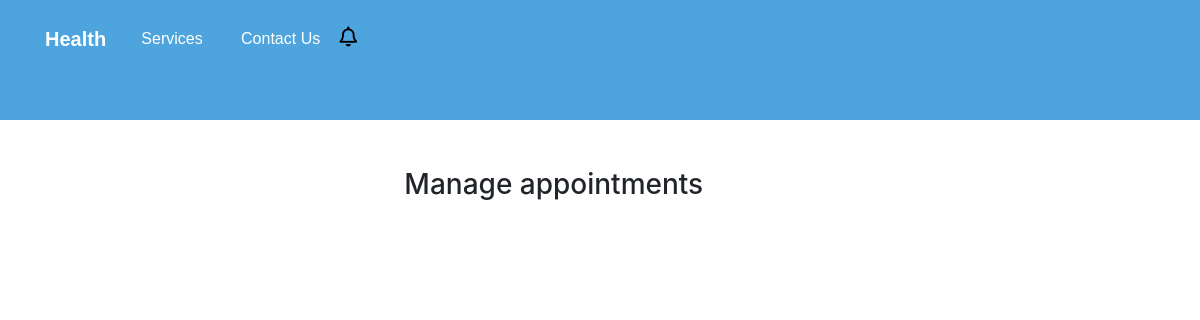
The page /manage-appointments/ on the database as committed earlier.
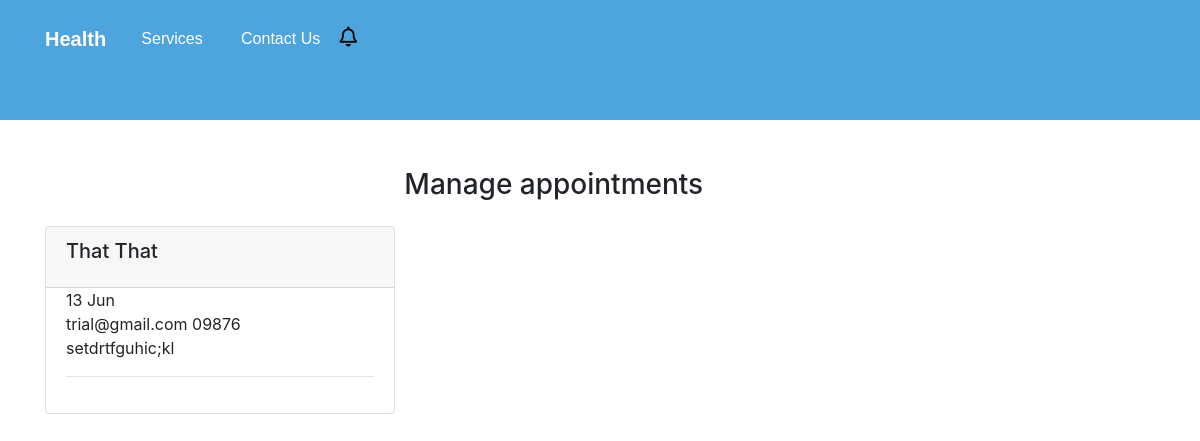
The same page on the database as committed later.
### doc/models.py (models this page shows, shortened)
class Appointment(models.Model):
    first_name = models.CharField(max_length=50)
    last_name = models.CharField(max_length=50)
    email = models.CharField(max_length=50)
    phone = models.CharField(max_length=50)
    request = models.TextField(blank=True)
    sent_date = models.DateField(auto_now_add=True)
    accepted = models.BooleanField(default=False)
    accepted_date = models.DateField(auto_now_add=False, null=True, blank=True)
    class Meta:
        ordering = ["-sent_date"]

### doc/views.py (the view, shortened to what this page needs)
# urls.py: path("manage-appointments/", ManageAppointmentTemplateView.as_view(), name="manage"),
class ManageAppointmentTemplateView(ListView):
    template_name = "manage-appointments.html"
    model = Appointment
    context_object_name = "appointments"
    login_required = True
    paginate_by = 3
    def get_context_data(self,*args, **kwargs):
        context = super().get_context_data(*args, **kwargs)
        appointments = Appointment.objects.all()
        context.update({
            "title":"Manage Appointments"
        })
        return context

### templates/manage-appointments.html (shortened to what this page needs)
{% extends 'base.html' %}
{% block content %}
    <div class="container mt-5">
        <div class="col-11 text-center mt-4 mb-4">
            <h3>
                Manage appointments
            </h3>
        </div>
        <div class="row">
        {% for app in appointments %}
            <div class="col-lg-4">
                <div class="card card-margin">
                    <div class="card-header no-border">
                        <h5 class="card-title">{{app.first_name}} {{app.last_name}}</h5>
                    </div>
                    <div class="card-body pt-0">
                        <div class="widget-49">
                            <div class="widget-49-title-wrapper">
                                <div class="widget-49-date-primary">
                                    <span class="widget-49-date-day">{{app.sent_date|date:"d"}}</span>
                                    <span class="widget-49-date-month">{{app.sent_date|date:"M"}}</span>
                                </div>
                                <div class="widget-49-meeting-info">
                                    <span class="widget-49-pro-title">{{app.email}}</span>
                                    <span class="widget-49-meeting-time">{{app.phone}}</span>
                                </div>
                            </div>
                            <div class="widget-49-meeting-points">
                                <span>{{app.request}}</span>
                            </div>
                            <hr class="w-100">
                        </div>
                    </div>
                </div>
            </div>
        {% endfor %}
        </div>
{% endblock content %}

### templates/base.html (shortened to what this page needs)
{% load static %}
<!DOCTYPE html>
<html lang="en">
<head>
  <link href="{% static 'css/bootstrap.min.css' %}" rel="stylesheet">
  <link rel="stylesheet" href="https://cdnjs.cloudflare.com/ajax/libs/font-awesome/5.15.3/css/all.min.css" />
  <link rel="stylesheet" href="{% static 'css/styles.css' %}" />
</head>
<body>
  <div class="header" style="   background: rgb(78, 164, 221)  no-repeat fixed center;
  {% if "appointment" in request.path %}  max-height:70px!important;min-height:70px!important; {% endif %} ">
    <nav class="navbar navbar-dark navbar-expand-md navigation-clean-search sticky-top fixed-top">
        <div class="container"><a class="navbar-brand" href="{% url 'home' %}">Health</a>
            <div class="collapse navbar-collapse"
                id="navcol-1">
                <ul class="nav navbar-nav">
                    <li class="nav-item" role="presentation">
                        <a class="nav-link active" href="#services">Services</a>
                    </li>
                    <li class="nav-item" role="presentation">
                        <a class="nav-link active" href="#contact">Contact Us</a>
                    </li>
                  <li class="nav-item" role="presentation">
                    <a href="{% url 'manage' %}" style="float: left;cursor:pointer;" aria-expanded="true" title="You Have 6 New Appointments">
                      <i class="far fa-bell" style="font-size: 20px; float: left; color: black">
                      </i>
                  </a>
                </li>
                </ul>
            </div>
        </div>
    </nav>
</div>
    {% block content %}{% endblock content %}
</body>
</html>

### static/css/styles.css (style rules this page uses)
.header { background: rgb(177, 177, 177) url("img/header.png") no-repeat fixed center; min-height: 1000px; font-family:'Source Sans Pro', sans-serif; }
@media (min-width:768px) { .header { padding-bottom:120px; } }
.header .navbar { background:transparent; padding-top:.75rem; padding-bottom:.75rem; color:#fff; border-radius:0; box-shadow:none; border:none; }
@media (min-width:768px) { .header .navbar { padding-top:1rem; padding-bottom:1rem; } }
.header .navbar .navbar-brand { font-weight:bold; color:inherit; }
.header .navbar .navbar-collapse { border-top:1px solid rgba(255,255,255,0.3); margin-top:.5rem; }
@media (min-width:768px) { .header .navbar .navbar-collapse { border-color:transparent; margin:0; } }
.header .navbar .navbar-nav a.active, .header .navbar .navbar-nav > .show .dropdown-item { background:none; box-shadow:none; }
@media (min-width: 768px) { .header .navbar-nav .nav-link { padding-left:.7rem; padding-right:.7rem; } }
@media (min-width: 992px) { .header .navbar-nav .nav-link { padding-left:1.2rem; padding-right:1.2rem; } }
@media (min-width: 768px) { .navbar-nav>li>a { padding-top: 10px; padding-bottom: 10px; } }

Rows that differ between the two databases and show on the page:
added Appointment: first_name "That", last_name "That", sent_date "13", sent_date "Jun", email "trial@gmail.com", phone "09876", request "setdrtfguhic;kl"
